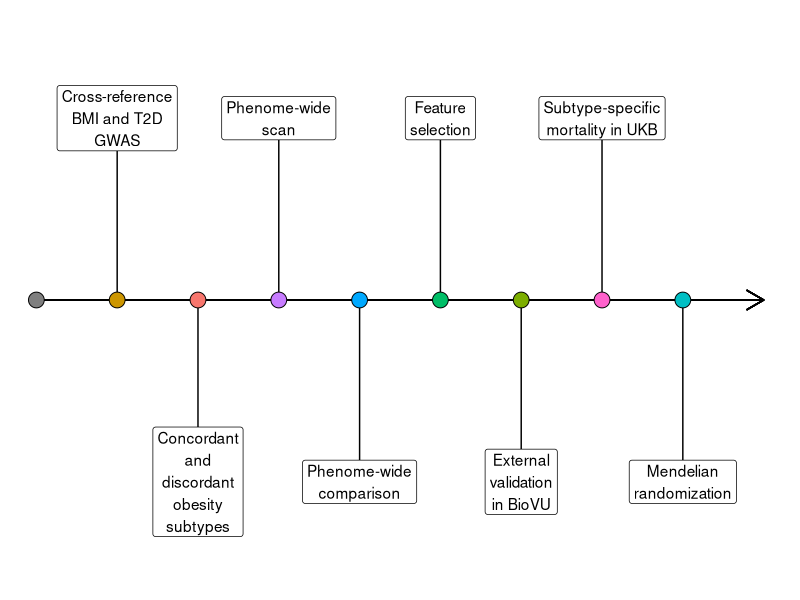

The R source for this figure: (Note: this script raises an error after producing the figure.)
## Analysis pipeline plot

library(tidyverse)
library(ggrepel)

aline_dat <- data.frame(
    items = c(NA,
              "Cross-reference\nBMI and T2D\nGWAS",
              "Concordant\nand\ndiscordant\nobesity\nsubtypes",
              "Phenome-wide\nscan",
              "Phenome-wide\ncomparison",
              "Feature\nselection",
              "External\nvalidation\nin BioVU",
              "Subtype-specific\nmortality in UKB",
              "Mendelian\nrandomization"),
    x = seq(0, 8, 1), y = 0,
    ylabels = c(0, rep(c(1,-1), 4))
)

aline_plot <- aline_dat %>% 
    ggplot(aes(x, y)) +
    geom_segment(aes(x = 0, y = 0, xend = max(x) + 1, yend = 0),
                 arrow = arrow(length = unit(0.5, "cm"))) +
    geom_segment(aes(x = x, y = 0, xend = x, yend = ylabels)) +
    geom_point(aes(fill = items), size = 5,
               shape = 21, color = "black") +
    geom_label(aes(y = ylabels, label = items)) +
    guides(fill = "none") +
    ylim(-1.5, 1.5) +
    theme_void()

save(aline_plot, file = "../plot_files/aline_plot.RData")

ggsave("../docs/plots/aline_plot.png", aline_plot)
